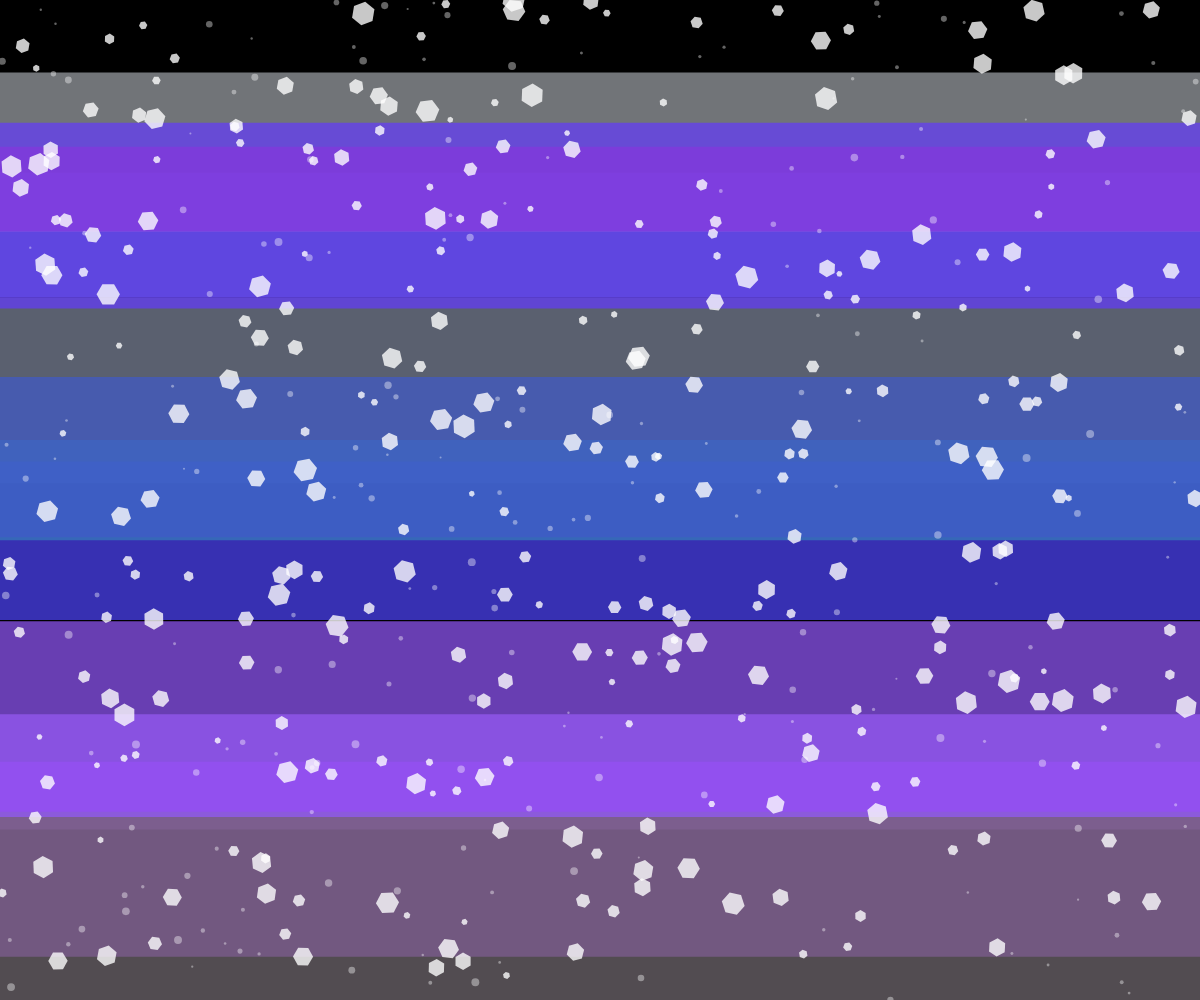
Frame 1 (no input)
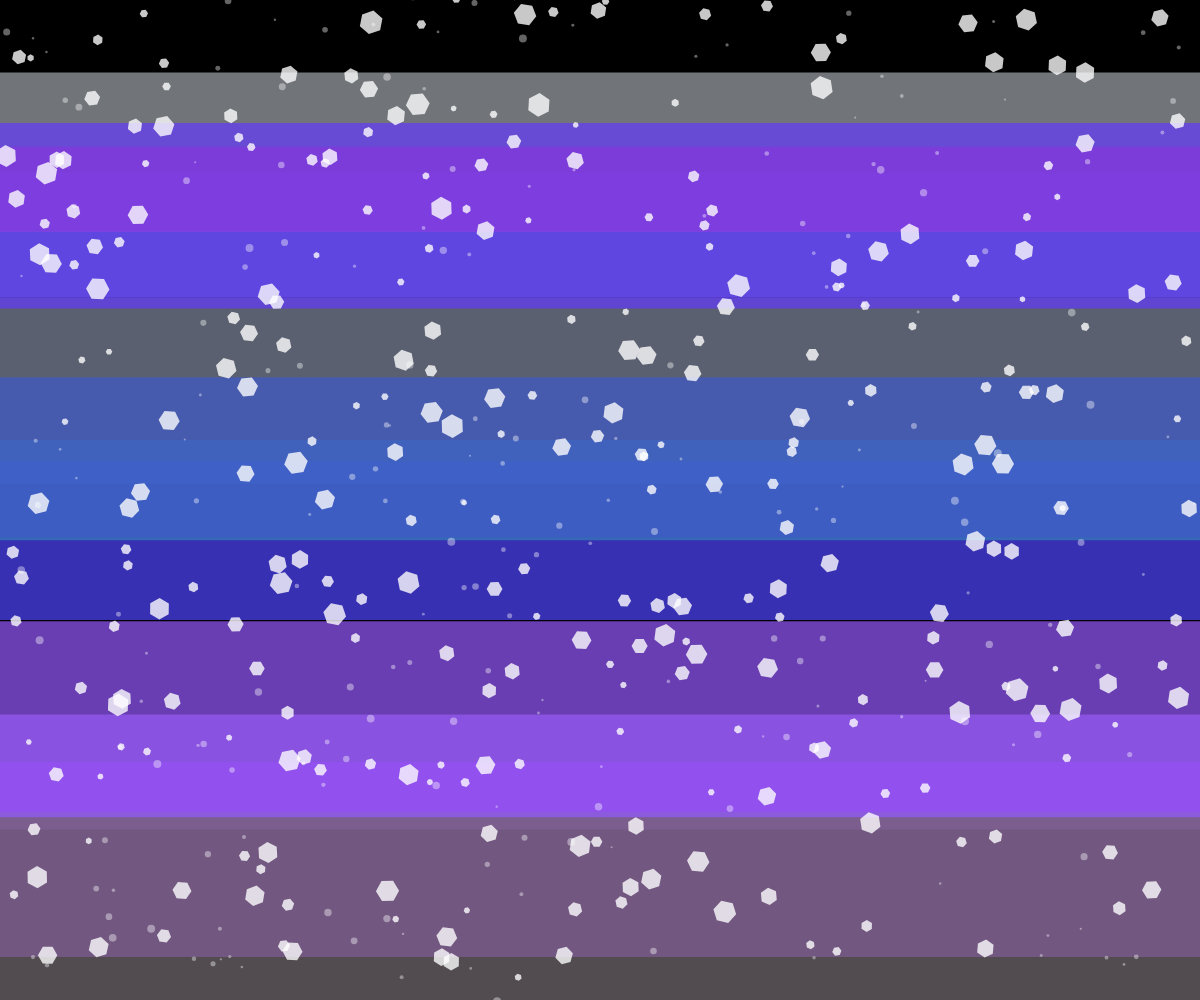
Frame 60 (no input)
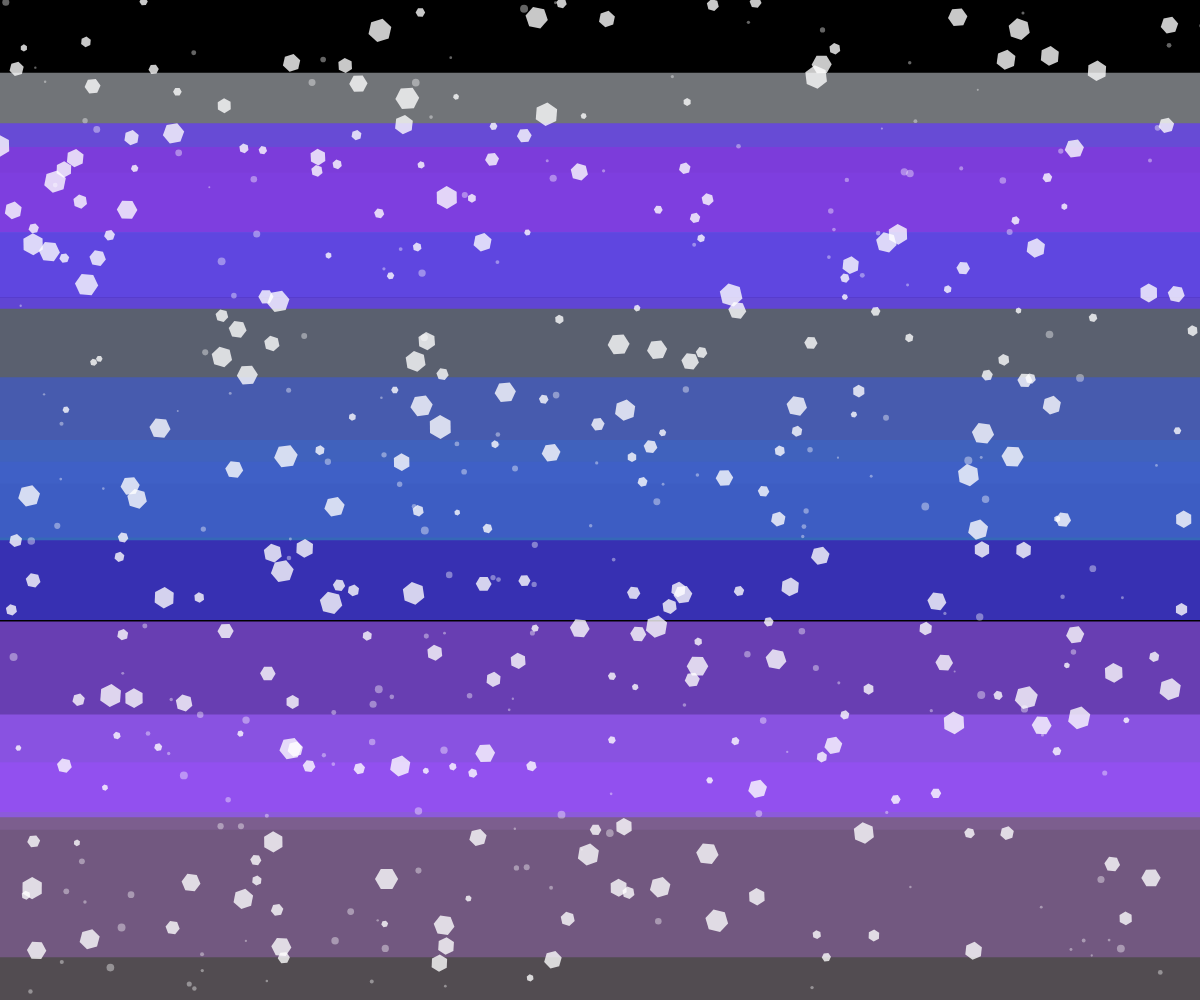
Frame 120 (the mouse pressed at the canvas centre since frame 60)

The p5.js sketch that drew these frames (run headless with seeded random() and noise() and a simulated clock; from frame 60 on, the mouse is pressed at the canvas centre):

// p5.js sketch
// ── sketch.js
let planes = [];
let erosion = [];
let crystals = [];

function setup() {
  createCanvas(windowWidth, windowHeight);
  noStroke();
  
  // Create overlapping colored planes
  for (let i = 0; i < 12; i++) {
    planes.push({
      y: random(height),
      height: random(80, 250),
      color: color(random(50, 200), random(50, 180), random(100, 255), 180),
      speed: random(0.0005, 0.003),
      erosionRate: random(0.0001, 0.0005)
    });
  }
  
  // Initialize erosion patterns
  for (let i = 0; i < 200; i++) {
    erosion.push({
      x: random(width),
      y: random(height),
      size: random(2, 8),
      speed: random(0.001, 0.005),
      phase: random(TWO_PI)
    });
  }
  
  // Initialize crystal structures
  for (let i = 0; i < 300; i++) {
    crystals.push({
      x: random(width),
      y: random(height),
      size: random(1, 4),
      angle: random(TWO_PI),
      speed: random(0.002, 0.008)
    });
  }
}

function draw() {
  background(0);
  
  // Draw colored planes
  for (let i = 0; i < planes.length; i++) {
    let plane = planes[i];
    plane.y += plane.speed;
    
    // Apply erosion effect to the plane
    plane.color = lerpColor(plane.color, color(255), plane.erosionRate);
    
    // Reset plane if it goes off screen
    if (plane.y > height + plane.height) {
      plane.y = -plane.height;
      plane.color = color(random(50, 200), random(50, 180), random(100, 255), 180);
    }
    
    fill(plane.color);
    rect(0, plane.y, width, plane.height);
  }
  
  // Draw erosion effects
  for (let i = 0; i < erosion.length; i++) {
    let e = erosion[i];
    e.phase += e.speed;
    
    // Move erosion particles
    e.x += sin(frameCount * 0.002 + e.phase) * 0.5;
    e.y += cos(frameCount * 0.003 + e.phase) * 0.5;
    
    // Draw erosion particle
    fill(255, 100);
    ellipse(e.x, e.y, e.size, e.size);
    
    // Reset particles that go off screen
    if (e.x < -10 || e.x > width + 10 || e.y < -10 || e.y > height + 10) {
      e.x = random(width);
      e.y = random(height);
    }
  }
  
  // Draw crystalline structures
  for (let i = 0; i < crystals.length; i++) {
    let c = crystals[i];
    c.angle += c.speed * 0.1;
    
    // Draw crystal shape (simple geometric form)
    push();
    translate(c.x, c.y);
    rotate(c.angle);
    fill(255, 200);
    beginShape();
    for (let j = 0; j < 6; j++) {
      let angle = map(j, 0, 6, 0, TWO_PI);
      let x = cos(angle) * c.size * 3;
      let y = sin(angle) * c.size * 3;
      vertex(x, y);
    }
    endShape(CLOSE);
    pop();
    
    // Move crystals
    c.x += sin(frameCount * 0.001 + c.angle) * 0.2;
    c.y += cos(frameCount * 0.001 + c.angle) * 0.2;
    
    // Reset crystals that go off screen
    if (c.x < -50 || c.x > width + 50 || c.y < -50 || c.y > height + 50) {
      c.x = random(width);
      c.y = random(height);
    }
  }
}

function windowResized() {
  resizeCanvas(windowWidth, windowHeight);
}
